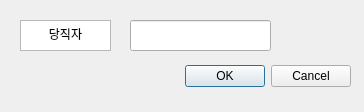
<?xml version="1.0" encoding="UTF-8"?>
<ui version="4.0">
 <class>Dialog</class>
 <widget class="QDialog" name="Dialog">
  <property name="geometry">
   <rect>
    <x>0</x>
    <y>0</y>
    <width>364</width>
    <height>112</height>
   </rect>
  </property>
  <property name="windowTitle">
   <string>Dialog</string>
  </property>
  <widget class="QDialogButtonBox" name="buttonBox">
   <property name="geometry">
    <rect>
     <x>10</x>
     <y>60</y>
     <width>341</width>
     <height>32</height>
    </rect>
   </property>
   <property name="orientation">
    <enum>Qt::Horizontal</enum>
   </property>
   <property name="standardButtons">
    <set>QDialogButtonBox::Cancel|QDialogButtonBox::Ok</set>
   </property>
  </widget>
  <widget class="QLineEdit" name="lineEdit1">
   <property name="geometry">
    <rect>
     <x>130</x>
     <y>20</y>
     <width>141</width>
     <height>31</height>
    </rect>
   </property>
   <property name="text">
    <string/>
   </property>
  </widget>
  <widget class="QTextBrowser" name="textBrowser">
   <property name="geometry">
    <rect>
     <x>20</x>
     <y>20</y>
     <width>91</width>
     <height>31</height>
    </rect>
   </property>
   <property name="html">
    <string>&lt;!DOCTYPE HTML PUBLIC &quot;-//W3C//DTD HTML 4.0//EN&quot; &quot;http://www.w3.org/TR/REC-html40/strict.dtd&quot;&gt;
&lt;html&gt;&lt;head&gt;&lt;meta name=&quot;qrichtext&quot; content=&quot;1&quot; /&gt;&lt;style type=&quot;text/css&quot;&gt;
p, li { white-space: pre-wrap; }
&lt;/style&gt;&lt;/head&gt;&lt;body style=&quot; font-family:'Gulim'; font-size:9pt; font-weight:400; font-style:normal;&quot;&gt;
&lt;p align=&quot;center&quot; style=&quot; margin-top:0px; margin-bottom:0px; margin-left:0px; margin-right:0px; -qt-block-indent:0; text-indent:0px;&quot;&gt;당직자&lt;/p&gt;&lt;/body&gt;&lt;/html&gt;</string>
   </property>
  </widget>
 </widget>
 <resources/>
 <connections>
  <connection>
   <sender>buttonBox</sender>
   <signal>accepted()</signal>
   <receiver>Dialog</receiver>
   <slot>accept()</slot>
   <hints>
    <hint type="sourcelabel">
     <x>248</x>
     <y>254</y>
    </hint>
    <hint type="destinationlabel">
     <x>157</x>
     <y>274</y>
    </hint>
   </hints>
  </connection>
  <connection>
   <sender>buttonBox</sender>
   <signal>rejected()</signal>
   <receiver>Dialog</receiver>
   <slot>reject()</slot>
   <hints>
    <hint type="sourcelabel">
     <x>316</x>
     <y>260</y>
    </hint>
    <hint type="destinationlabel">
     <x>286</x>
     <y>274</y>
    </hint>
   </hints>
  </connection>
 </connections>
</ui>
